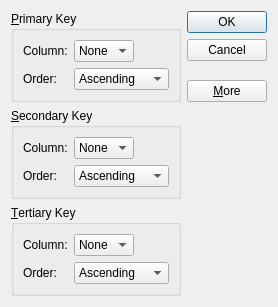
<?xml version="1.0" encoding="UTF-8"?>
<ui version="4.0">
 <class>SortDialog</class>
 <widget class="QDialog" name="SortDialog">
  <property name="geometry">
   <rect>
    <x>0</x>
    <y>0</y>
    <width>256</width>
    <height>275</height>
   </rect>
  </property>
  <property name="windowTitle">
   <string>Sort</string>
  </property>
  <layout class="QGridLayout" name="gridLayout_4">
   <item row="0" column="0">
    <widget class="QGroupBox" name="primaryGroupBox">
     <property name="title">
      <string>&amp;Primary Key</string>
     </property>
     <layout class="QGridLayout" name="gridLayout">
      <item row="0" column="0">
       <widget class="QLabel" name="label">
        <property name="text">
         <string>Column:</string>
        </property>
       </widget>
      </item>
      <item row="0" column="1">
       <widget class="QComboBox" name="primaryColumnCombo">
        <item>
         <property name="text">
          <string>None</string>
         </property>
        </item>
       </widget>
      </item>
      <item row="0" column="2">
       <spacer name="horizontalSpacer">
        <property name="orientation">
         <enum>Qt::Horizontal</enum>
        </property>
        <property name="sizeHint" stdset="0">
         <size>
          <width>28</width>
          <height>20</height>
         </size>
        </property>
       </spacer>
      </item>
      <item row="1" column="0">
       <widget class="QLabel" name="label_2">
        <property name="text">
         <string>Order:</string>
        </property>
       </widget>
      </item>
      <item row="1" column="1" colspan="2">
       <widget class="QComboBox" name="primaryOrderCombo">
        <item>
         <property name="text">
          <string>Ascending</string>
         </property>
        </item>
        <item>
         <property name="text">
          <string>Descending</string>
         </property>
        </item>
       </widget>
      </item>
     </layout>
    </widget>
   </item>
   <item row="0" column="1" rowspan="2">
    <layout class="QVBoxLayout" name="verticalLayout">
     <item>
      <widget class="QPushButton" name="okButton">
       <property name="text">
        <string>OK</string>
       </property>
       <property name="default">
        <bool>true</bool>
       </property>
      </widget>
     </item>
     <item>
      <widget class="QPushButton" name="cancelButton">
       <property name="text">
        <string>Cancel</string>
       </property>
      </widget>
     </item>
     <item>
      <spacer name="verticalSpacer">
       <property name="orientation">
        <enum>Qt::Vertical</enum>
       </property>
       <property name="sizeHint" stdset="0">
        <size>
         <width>0</width>
         <height>0</height>
        </size>
       </property>
      </spacer>
     </item>
     <item>
      <widget class="QPushButton" name="moreButton">
       <property name="text">
        <string>&amp;More</string>
       </property>
       <property name="checkable">
        <bool>true</bool>
       </property>
      </widget>
     </item>
    </layout>
   </item>
   <item row="1" column="0">
    <spacer name="verticalSpacer_2">
     <property name="orientation">
      <enum>Qt::Vertical</enum>
     </property>
     <property name="sizeHint" stdset="0">
      <size>
       <width>20</width>
       <height>2</height>
      </size>
     </property>
    </spacer>
   </item>
   <item row="2" column="0">
    <widget class="QGroupBox" name="secondaryGroupBox">
     <property name="title">
      <string>&amp;Secondary Key</string>
     </property>
     <layout class="QGridLayout" name="gridLayout_2">
      <item row="0" column="0">
       <widget class="QLabel" name="label_3">
        <property name="text">
         <string>Column:</string>
        </property>
       </widget>
      </item>
      <item row="0" column="1">
       <widget class="QComboBox" name="secondaryColumnCombo">
        <item>
         <property name="text">
          <string>None</string>
         </property>
        </item>
       </widget>
      </item>
      <item row="0" column="2">
       <spacer name="horizontalSpacer_2">
        <property name="orientation">
         <enum>Qt::Horizontal</enum>
        </property>
        <property name="sizeHint" stdset="0">
         <size>
          <width>40</width>
          <height>20</height>
         </size>
        </property>
       </spacer>
      </item>
      <item row="1" column="0">
       <widget class="QLabel" name="label_4">
        <property name="text">
         <string>Order:</string>
        </property>
       </widget>
      </item>
      <item row="1" column="1" colspan="2">
       <widget class="QComboBox" name="secondaryOrderCombo">
        <item>
         <property name="text">
          <string>Ascending</string>
         </property>
        </item>
        <item>
         <property name="text">
          <string>Descending</string>
         </property>
        </item>
       </widget>
      </item>
     </layout>
    </widget>
   </item>
   <item row="3" column="0">
    <widget class="QGroupBox" name="tertiaryGroupBox">
     <property name="title">
      <string>&amp;Tertiary Key</string>
     </property>
     <layout class="QGridLayout" name="gridLayout_3">
      <item row="0" column="0">
       <widget class="QLabel" name="label_5">
        <property name="text">
         <string>Column:</string>
        </property>
       </widget>
      </item>
      <item row="0" column="1">
       <widget class="QComboBox" name="tertiaryColumnCombo">
        <item>
         <property name="text">
          <string>None</string>
         </property>
        </item>
       </widget>
      </item>
      <item row="0" column="2">
       <spacer name="horizontalSpacer_3">
        <property name="orientation">
         <enum>Qt::Horizontal</enum>
        </property>
        <property name="sizeHint" stdset="0">
         <size>
          <width>40</width>
          <height>20</height>
         </size>
        </property>
       </spacer>
      </item>
      <item row="1" column="0">
       <widget class="QLabel" name="label_6">
        <property name="text">
         <string>Order:</string>
        </property>
       </widget>
      </item>
      <item row="1" column="1" colspan="2">
       <widget class="QComboBox" name="tertiaryOrderCombo">
        <item>
         <property name="text">
          <string>Ascending</string>
         </property>
        </item>
        <item>
         <property name="text">
          <string>Descending</string>
         </property>
        </item>
       </widget>
      </item>
     </layout>
    </widget>
   </item>
  </layout>
 </widget>
 <tabstops>
  <tabstop>primaryColumnCombo</tabstop>
  <tabstop>primaryOrderCombo</tabstop>
  <tabstop>secondaryColumnCombo</tabstop>
  <tabstop>secondaryOrderCombo</tabstop>
  <tabstop>tertiaryColumnCombo</tabstop>
  <tabstop>tertiaryOrderCombo</tabstop>
  <tabstop>okButton</tabstop>
  <tabstop>cancelButton</tabstop>
  <tabstop>moreButton</tabstop>
 </tabstops>
 <resources/>
 <connections>
  <connection>
   <sender>okButton</sender>
   <signal>clicked()</signal>
   <receiver>SortDialog</receiver>
   <slot>accept()</slot>
   <hints>
    <hint type="sourcelabel">
     <x>213</x>
     <y>31</y>
    </hint>
    <hint type="destinationlabel">
     <x>61</x>
     <y>95</y>
    </hint>
   </hints>
  </connection>
  <connection>
   <sender>cancelButton</sender>
   <signal>clicked()</signal>
   <receiver>SortDialog</receiver>
   <slot>reject()</slot>
   <hints>
    <hint type="sourcelabel">
     <x>195</x>
     <y>55</y>
    </hint>
    <hint type="destinationlabel">
     <x>91</x>
     <y>91</y>
    </hint>
   </hints>
  </connection>
  <connection>
   <sender>moreButton</sender>
   <signal>toggled(bool)</signal>
   <receiver>secondaryGroupBox</receiver>
   <slot>setVisible(bool)</slot>
   <hints>
    <hint type="sourcelabel">
     <x>226</x>
     <y>94</y>
    </hint>
    <hint type="destinationlabel">
     <x>106</x>
     <y>121</y>
    </hint>
   </hints>
  </connection>
  <connection>
   <sender>moreButton</sender>
   <signal>toggled(bool)</signal>
   <receiver>tertiaryGroupBox</receiver>
   <slot>setVisible(bool)</slot>
   <hints>
    <hint type="sourcelabel">
     <x>221</x>
     <y>83</y>
    </hint>
    <hint type="destinationlabel">
     <x>72</x>
     <y>203</y>
    </hint>
   </hints>
  </connection>
 </connections>
</ui>
